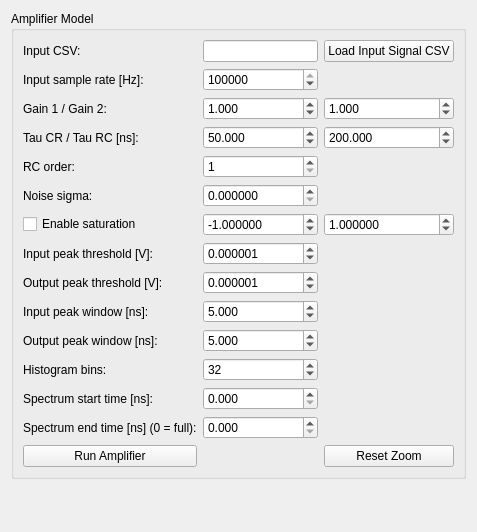
<?xml version="1.0" encoding="UTF-8"?>
<ui version="4.0">
 <class>AmplifierModelWidget</class>
 <widget class="QWidget" name="AmplifierModelWidget">
  <property name="geometry">
   <rect>
    <x>0</x>
    <y>0</y>
    <width>473</width>
    <height>532</height>
   </rect>
  </property>
  <layout class="QVBoxLayout" name="verticalLayout">
   <item>
    <widget class="QGroupBox" name="groupBoxControls">
     <property name="title">
      <string>Amplifier Model</string>
     </property>
     <layout class="QGridLayout" name="gridLayoutControls">
      <item row="5" column="0">
       <widget class="QLabel" name="labelNoise">
        <property name="text">
         <string>Noise sigma:</string>
        </property>
       </widget>
      </item>
      <item row="2" column="0">
       <widget class="QLabel" name="labelGains">
        <property name="text">
         <string>Gain 1 / Gain 2:</string>
        </property>
       </widget>
      </item>
      <item row="14" column="0">
       <widget class="QPushButton" name="runButton">
        <property name="text">
         <string>Run Amplifier</string>
        </property>
       </widget>
      </item>
      <item row="7" column="1">
       <widget class="QDoubleSpinBox" name="peakThresholdInSpin">
        <property name="decimals">
         <number>6</number>
        </property>
        <property name="minimum">
         <double>-1000000.000000000000000</double>
        </property>
        <property name="maximum">
         <double>1000000.000000000000000</double>
        </property>
        <property name="value">
         <double>0.000001000000000</double>
        </property>
       </widget>
      </item>
      <item row="0" column="1">
       <widget class="QLineEdit" name="inputPathEdit"/>
      </item>
      <item row="3" column="1">
       <widget class="QDoubleSpinBox" name="tauCrSpinNs">
        <property name="decimals">
         <number>3</number>
        </property>
        <property name="minimum">
         <double>0.000000000000000</double>
        </property>
        <property name="maximum">
         <double>1000000000.000000000000000</double>
        </property>
        <property name="value">
         <double>50.000000000000000</double>
        </property>
       </widget>
      </item>
      <item row="1" column="0">
       <widget class="QLabel" name="labelSampleRate">
        <property name="text">
         <string>Input sample rate [Hz]:</string>
        </property>
       </widget>
      </item>
      <item row="13" column="1">
       <widget class="QDoubleSpinBox" name="specWindowEndSpinNs">
        <property name="decimals">
         <number>3</number>
        </property>
        <property name="minimum">
         <double>0.000000000000000</double>
        </property>
        <property name="maximum">
         <double>1000000000.000000000000000</double>
        </property>
        <property name="value">
         <double>0.000000000000000</double>
        </property>
       </widget>
      </item>
      <item row="2" column="1">
       <widget class="QDoubleSpinBox" name="gain1Spin">
        <property name="decimals">
         <number>3</number>
        </property>
        <property name="minimum">
         <double>0.000000000000000</double>
        </property>
        <property name="maximum">
         <double>1000000.000000000000000</double>
        </property>
        <property name="value">
         <double>1.000000000000000</double>
        </property>
       </widget>
      </item>
      <item row="10" column="0">
       <widget class="QLabel" name="labelPeakWindowOut">
        <property name="text">
         <string>Output peak window [ns]:</string>
        </property>
       </widget>
      </item>
      <item row="4" column="1">
       <widget class="QSpinBox" name="rcOrderSpin">
        <property name="minimum">
         <number>1</number>
        </property>
        <property name="maximum">
         <number>2</number>
        </property>
        <property name="value">
         <number>1</number>
        </property>
       </widget>
      </item>
      <item row="2" column="2">
       <widget class="QDoubleSpinBox" name="gain2Spin">
        <property name="decimals">
         <number>3</number>
        </property>
        <property name="minimum">
         <double>0.000000000000000</double>
        </property>
        <property name="maximum">
         <double>1000000.000000000000000</double>
        </property>
        <property name="value">
         <double>1.000000000000000</double>
        </property>
       </widget>
      </item>
      <item row="3" column="2">
       <widget class="QDoubleSpinBox" name="tauRcSpinNs">
        <property name="decimals">
         <number>3</number>
        </property>
        <property name="minimum">
         <double>0.000000000000000</double>
        </property>
        <property name="maximum">
         <double>1000000000.000000000000000</double>
        </property>
        <property name="value">
         <double>200.000000000000000</double>
        </property>
       </widget>
      </item>
      <item row="9" column="0">
       <widget class="QLabel" name="labelPeakWindowIn">
        <property name="text">
         <string>Input peak window [ns]:</string>
        </property>
       </widget>
      </item>
      <item row="0" column="0">
       <widget class="QLabel" name="labelInputCsv">
        <property name="text">
         <string>Input CSV:</string>
        </property>
       </widget>
      </item>
      <item row="6" column="0">
       <widget class="QCheckBox" name="saturationCheck">
        <property name="text">
         <string>Enable saturation</string>
        </property>
       </widget>
      </item>
      <item row="7" column="0">
       <widget class="QLabel" name="labelPeakThresholdIn">
        <property name="text">
         <string>Input peak threshold [V]:</string>
        </property>
       </widget>
      </item>
      <item row="5" column="1">
       <widget class="QDoubleSpinBox" name="noiseSigmaSpin">
        <property name="decimals">
         <number>6</number>
        </property>
        <property name="minimum">
         <double>0.000000000000000</double>
        </property>
        <property name="maximum">
         <double>1000.000000000000000</double>
        </property>
        <property name="value">
         <double>0.000000000000000</double>
        </property>
       </widget>
      </item>
      <item row="0" column="2">
       <widget class="QPushButton" name="loadCsvButton">
        <property name="text">
         <string>Load Input Signal CSV</string>
        </property>
       </widget>
      </item>
      <item row="6" column="2">
       <widget class="QDoubleSpinBox" name="satMaxSpin">
        <property name="decimals">
         <number>6</number>
        </property>
        <property name="minimum">
         <double>-1000000.000000000000000</double>
        </property>
        <property name="maximum">
         <double>1000000.000000000000000</double>
        </property>
        <property name="value">
         <double>1.000000000000000</double>
        </property>
       </widget>
      </item>
      <item row="9" column="1">
       <widget class="QDoubleSpinBox" name="peakWindowInSpinNs">
        <property name="decimals">
         <number>3</number>
        </property>
        <property name="minimum">
         <double>0.000000000000000</double>
        </property>
        <property name="maximum">
         <double>1000000000.000000000000000</double>
        </property>
        <property name="value">
         <double>5.000000000000000</double>
        </property>
       </widget>
      </item>
      <item row="4" column="0">
       <widget class="QLabel" name="labelRcOrder">
        <property name="text">
         <string>RC order:</string>
        </property>
       </widget>
      </item>
      <item row="6" column="1">
       <widget class="QDoubleSpinBox" name="satMinSpin">
        <property name="decimals">
         <number>6</number>
        </property>
        <property name="minimum">
         <double>-1000000.000000000000000</double>
        </property>
        <property name="maximum">
         <double>1000000.000000000000000</double>
        </property>
        <property name="value">
         <double>-1.000000000000000</double>
        </property>
       </widget>
      </item>
      <item row="8" column="1">
       <widget class="QDoubleSpinBox" name="peakThresholdOutSpin">
        <property name="decimals">
         <number>6</number>
        </property>
        <property name="minimum">
         <double>-1000000.000000000000000</double>
        </property>
        <property name="maximum">
         <double>1000000.000000000000000</double>
        </property>
        <property name="value">
         <double>0.000001000000000</double>
        </property>
       </widget>
      </item>
      <item row="12" column="0">
       <widget class="QLabel" name="labelSpecWindowStart">
        <property name="text">
         <string>Spectrum start time [ns]:</string>
        </property>
       </widget>
      </item>
      <item row="1" column="1">
       <widget class="QDoubleSpinBox" name="inputSampleRateSpin">
        <property name="decimals">
         <number>0</number>
        </property>
        <property name="minimum">
         <double>1.000000000000000</double>
        </property>
        <property name="maximum">
         <double>1000000000000.000000000000000</double>
        </property>
        <property name="value">
         <double>251250000000.000000000000000</double>
        </property>
       </widget>
      </item>
      <item row="8" column="0">
       <widget class="QLabel" name="labelPeakThresholdOut">
        <property name="text">
         <string>Output peak threshold [V]:</string>
        </property>
       </widget>
      </item>
      <item row="13" column="0">
       <widget class="QLabel" name="labelSpecWindowEnd">
        <property name="text">
         <string>Spectrum end time [ns] (0 = full):</string>
        </property>
       </widget>
      </item>
      <item row="11" column="1">
       <widget class="QSpinBox" name="histBinsSpin">
        <property name="minimum">
         <number>4</number>
        </property>
        <property name="maximum">
         <number>512</number>
        </property>
        <property name="value">
         <number>32</number>
        </property>
       </widget>
      </item>
      <item row="11" column="0">
       <widget class="QLabel" name="labelHistBins">
        <property name="text">
         <string>Histogram bins:</string>
        </property>
       </widget>
      </item>
      <item row="12" column="1">
       <widget class="QDoubleSpinBox" name="specWindowStartSpinNs">
        <property name="decimals">
         <number>3</number>
        </property>
        <property name="minimum">
         <double>0.000000000000000</double>
        </property>
        <property name="maximum">
         <double>1000000000.000000000000000</double>
        </property>
        <property name="value">
         <double>0.000000000000000</double>
        </property>
       </widget>
      </item>
      <item row="10" column="1">
       <widget class="QDoubleSpinBox" name="peakWindowOutSpinNs">
        <property name="decimals">
         <number>3</number>
        </property>
        <property name="minimum">
         <double>0.000000000000000</double>
        </property>
        <property name="maximum">
         <double>1000000000.000000000000000</double>
        </property>
        <property name="value">
         <double>5.000000000000000</double>
        </property>
       </widget>
      </item>
      <item row="3" column="0">
       <widget class="QLabel" name="labelTau">
        <property name="text">
         <string>Tau CR / Tau RC [ns]:</string>
        </property>
       </widget>
      </item>
      <item row="14" column="2">
       <widget class="QPushButton" name="resetZoomButton">
        <property name="text">
         <string>Reset Zoom</string>
        </property>
       </widget>
      </item>
     </layout>
    </widget>
   </item>
   <item>
    <layout class="QGridLayout" name="gridLayoutCharts">
     <item row="1" column="0">
      <widget class="QChartView" name="inputSpectrumChartView" native="true"/>
     </item>
     <item row="1" column="1">
      <widget class="QChartView" name="outputSpectrumChartView" native="true"/>
     </item>
     <item row="0" column="0">
      <widget class="SignalPlotWidget" name="inputChartView" native="true"/>
     </item>
     <item row="0" column="1">
      <widget class="SignalPlotWidget" name="outputChartView" native="true"/>
     </item>
    </layout>
   </item>
  </layout>
 </widget>
 <customwidgets>
  <customwidget>
   <class>QChartView</class>
   <extends>QWidget</extends>
   <header>QtCharts/QChartView</header>
  </customwidget>
  <customwidget>
   <class>SignalPlotWidget</class>
   <extends>QWidget</extends>
   <header>signal_plot_widget.h</header>
  </customwidget>
 </customwidgets>
 <resources/>
 <connections/>
</ui>
